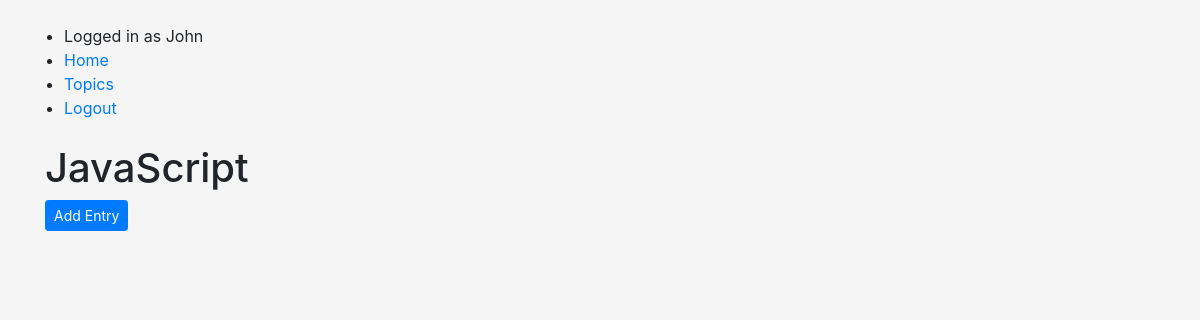
/topics/6/ (signed in), run on an earlier commit of the app's database.
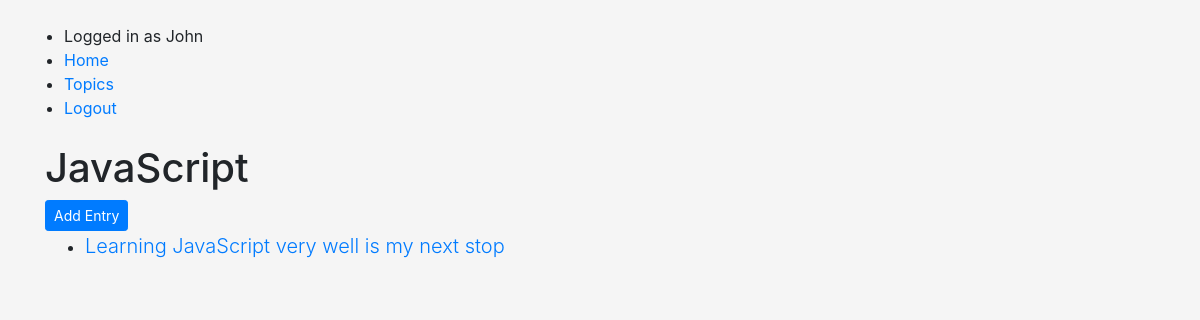
And on a later commit of the database.
### learning_logs/models.py (models this page shows, shortened)
class Entry(models.Model):
	topic = models.ForeignKey(Topic, on_delete=models.CASCADE)
	entry_title = models.CharField(max_length=100, blank=True)
	entry_text = models.TextField(max_length=500)
	date_added = models.DateTimeField(auto_now_add=True)
	class Meta:
		verbose_name_plural = 'entries'
		ordering = ['-date_added']

### learning_logs/views.py (the view)
# urls.py: path('topics/<int:pk>/', views.DetailTopic.as_view(), name='topic-detail'),
class DetailTopic(LoginRequiredMixin, generic.DetailView):
	model = Topic
	template_name = 'learning_logs/topic-detail.html'

### learning_logs/models.py (called while the page is built)
	def __str__(self):
		return self.topic_name

### learning_logs/templates/learning_logs/topic-detail.html (shortened to what this page needs)
{% extends 'learning_logs/base.html' %}
{% block content %}
	<h1>{{topic}}</h1>
	<a href="{% url 'new-entry' topic.id %}" class="btn btn-sm btn-primary">Add Entry</a>
	<ul>
		{% for entries in topic.entry_set.all %}
			<li> <a href="{% url 'entry-detail' entries.id %}"> <p class="lead">{{ entries.entry_title }}</p> </a> </li>
		{% endfor %}
	</ul>
{% endblock content %}

What changed in the data, as far as the page shows it:
added Entry: entry_title "Learning JavaScript very well is my next stop"
